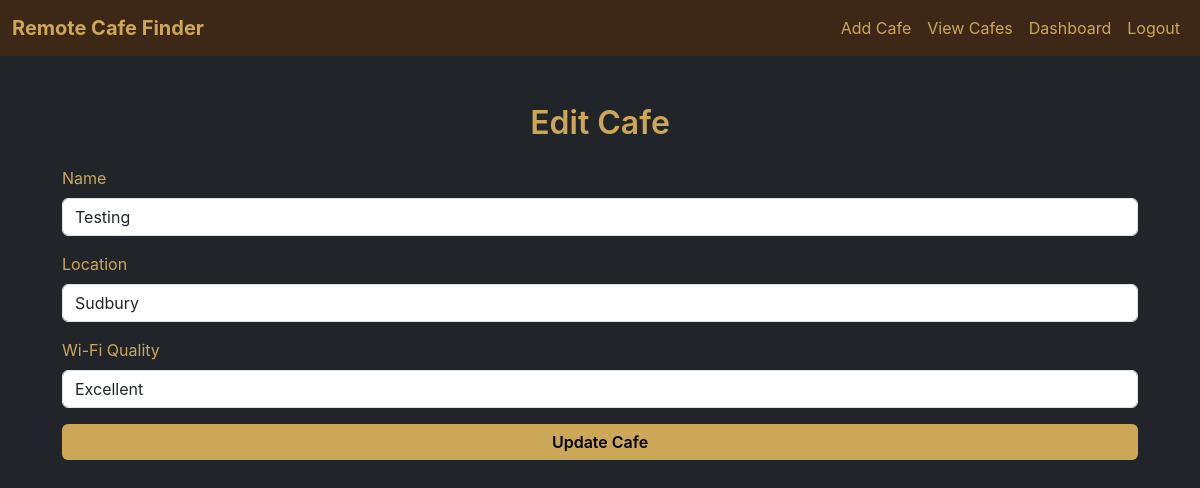
Screenshot of /edit-cafe/1 (signed in) with the database file from the repository.
### models.py (models this page shows, shortened)
class Cafe(db.Model):
    id = db.Column(db.Integer, primary_key=True)
    name = db.Column(db.String(100), nullable=False)
    location = db.Column(db.String(200), nullable=False)
    wifi = db.Column(db.String(50), nullable=False)

### app.py (the view, shortened to what this page needs)
@app.route('/edit-cafe/<int:cafe_id>', methods=['GET', 'POST'])
def edit_cafe(cafe_id):
    if 'admin_id' not in session:
        return redirect('/login')
    cafe = Cafe.query.get_or_404(cafe_id)
    return render_template('edit_cafe.html', cafe=cafe)

### templates/edit_cafe.html (shortened to what this page needs)
{% extends "base.html" %}
{% block content %}
<div class="container py-5">
    <h2 class="text-gold text-center mb-4">Edit Cafe</h2>
    <form action="" method="post">
        <div class="mb-3">
            <label for="name" class="form-label text-gold">Name</label>
            <input type="text" name="name" class="form-control" value="{{cafe.name}}" required>
        </div>
        <div class="mb-3">
            <label for="location" class="form-label text-gold">Location</label>
            <input type="text" name="location" class="form-control" value="{{cafe.location}}" required >
        </div>
        <div class="mb-3">
            <label for="wifi" class="form-label text-gold">Wi-Fi Quality</label>
            <input type="text" name="wifi" class="form-control" value="{{cafe.wifi}}" required>
        </div>
        <button type="submit" class="btn btn-gold w-100">Update Cafe</button>
    </form>
</div>
{% endblock %}

### static/css/styles.css (style rules this page uses)
.text-gold { color: #cda758; }
body { font-family: "Inter", sans-serif; color: #f5f0e6; }
h1, h2, h3 { font-weight: 600; line-height: 1.2; margin-bottom: 1rem; }
.btn-gold { background-color: #cda758; color: black; font-weight: 600; border: none; transition: background-color 0.3s ease; }
.container { padding-left: 1rem; padding-right: 1rem; }
@media (min-width: 768px) { .container { padding-left: 2rem; padding-right: 2rem; } }

### rows the page displays
Cafe: name "Testing", location "Sudbury", wifi "Excellent"
